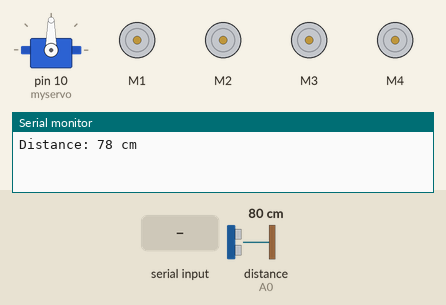
Recording of a sketch running on a simulated Arduino Uno, built with avr-gcc and run on an emulated ATmega328P. Parts: servo, 4 × DC motor (green arrow = forward, orange = backward, longer = faster), the last lines printed to the serial monitor. Wiring (inferred from the names in the program): ultrasonic range finder: trigger A1; echo A0. The inputs (shaded band) are chosen by the test bench; at power-on: distance to the obstacle (sensor on A0) 80 cm. The echo pulse lasts 58.3 µs per cm.

Above: at 3.0 s.
3.1 s: "*turn left#" received over Serial
At 5.7 s:
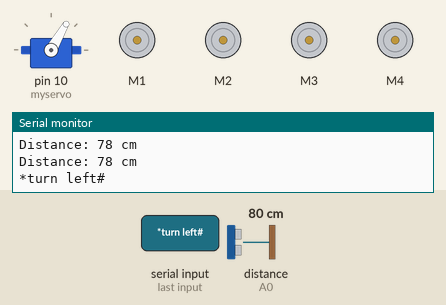
9.5 s: "*move forward#" received over Serial
At 12.7 s:
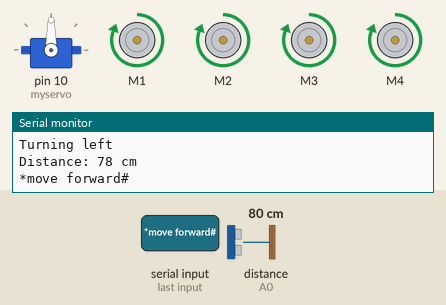
15.0 s: "*move backward#" received over Serial
At 16.8 s:
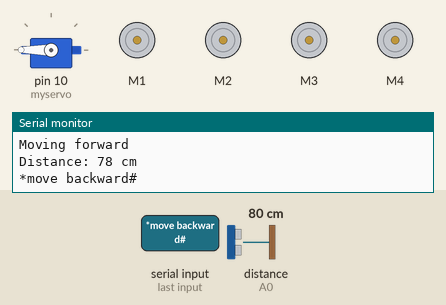
25.5 s: "*turn right#" received over Serial
At 27.5 s:
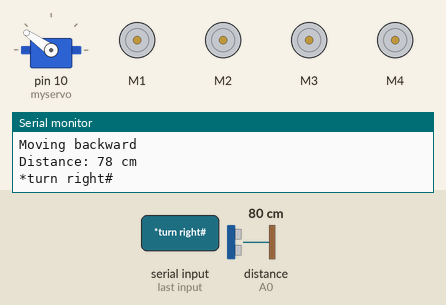
Timing chart, 0 to 32.1 s (numbered marks = the images above; inputs shaded):
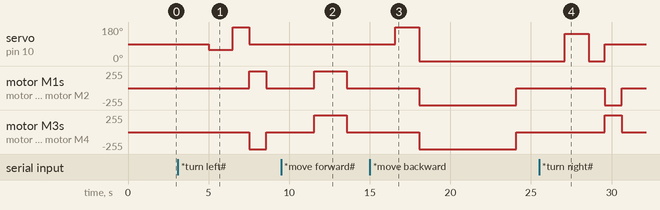

The sketch:

Final_code_decided_copy.ino
```cpp
#include <AFMotor.h>
#include <Servo.h>

#define TRIG_PIN A1
#define ECHO_PIN A0
#define MAX_DISTANCE 100 // Maximum distance (in cm) to detect obstacles
#define STOP_DISTANCE 10 // Distance (in cm) to stop the vehicle

String command;

AF_DCMotor motor1(1, MOTOR12_1KHZ);
AF_DCMotor motor2(2, MOTOR12_1KHZ);
AF_DCMotor motor3(3, MOTOR34_1KHZ);
AF_DCMotor motor4(4, MOTOR34_1KHZ);

Servo myservo;

void setup() {
  Serial.begin(9600);
  myservo.attach(10);
  myservo.write(90);
  pinMode(TRIG_PIN, OUTPUT);
  pinMode(ECHO_PIN, INPUT);
}

void loop() {
  delay(2000);

  // Trigger pulse for ultrasonic sensor
  digitalWrite(TRIG_PIN, LOW);
  delayMicroseconds(10);
  digitalWrite(TRIG_PIN, HIGH);
  delayMicroseconds(10);
  digitalWrite(TRIG_PIN, LOW);

  // Measure the duration of the pulse from the echo pin
  long duration = pulseIn(ECHO_PIN, HIGH);
  // Calculate distance in centimeters
  int distance = duration * 0.034 / 2;

  // Print the distance to the serial monitor
  Serial.print("Distance: ");
  Serial.print(distance);
  Serial.println(" cm");

  // Check for obstacle
  if (distance < STOP_DISTANCE) {
    // If an object is detected within STOP_DISTANCE, stop the motors
    stop();
    Serial.println("Stopped due to obstacle");
  } else {
    // If no obstacle detected, execute command if available
    if (Serial.available()) {
      command = Serial.readString();
      Serial.println(command);

      // Execute command based on received input
      if (command == "*move forward#") {
        forward();
        Serial.println("Moving forward");
      } else if (command == "*move backward#") {
        backward();
        Serial.println("Moving backward");
      } else if (command == "*turn left#") {
        left();
        Serial.println("Turning left");
      } else if (command == "*turn right#") {
        right();
        Serial.println("Turning right");
      } else if (command == "*stop#") {
        stop();
        Serial.println("Stopped");
      }
    }
  }
}

void forward() {

  myservo.write(90);
  // If no obstacle, move forward
  motor1.setSpeed(255);
  motor1.run(FORWARD);
  motor2.setSpeed(255);
  motor2.run(FORWARD);
  motor3.setSpeed(255);
  motor3.run(FORWARD);
  motor4.setSpeed(255);
  motor4.run(FORWARD);

  // Delay to ensure movement
  delay(1000);

  // Check for obstacle again after movement
  long duration = pulseIn(ECHO_PIN, HIGH);
  int distance = duration * 0.034 / 2;
  if (distance < STOP_DISTANCE) {
    stop(); // If an obstacle is detected after movement, stop the motors
    Serial.println("Stopped due to obstacle after forward movement");
  }
}

// Similar modifications for other movement functions (backward, left, right)...
void right() {
  myservo.write(145);
  delay(1500);
  myservo.write(0);
  delay(1000);
  myservo.write(90);
  motor1.setSpeed(255);
  motor1.run(BACKWARD);
  motor2.setSpeed(255);
  motor2.run(BACKWARD);
  motor3.setSpeed(255);
  motor3.run(FORWARD);
  motor4.setSpeed(255);
  motor4.run(FORWARD);
  delay(50);
  long duration = pulseIn(ECHO_PIN, HIGH);
  int distance = duration * 0.034 / 2;
  if (distance < STOP_DISTANCE) {
    stop(); // If an obstacle is detected after movement, stop the motors
    Serial.println("Stopped due to obstacle after forward movement");
  }
}

void left() {
  myservo.write(60);
  delay(1500);
  myservo.write(180);
  delay(1000);
  myservo.write(90);
  motor1.setSpeed(255);
  motor1.run(FORWARD);
  motor2.setSpeed(255);
  motor2.run(FORWARD);
  motor3.setSpeed(255);
  motor3.run(BACKWARD);
  motor4.setSpeed(255);
  motor4.run(BACKWARD);
  delay(50);
  long duration = pulseIn(ECHO_PIN, HIGH);
  int distance = duration * 0.034 / 2;
  if (distance < STOP_DISTANCE) {
    stop(); // If an obstacle is detected after movement, stop the motors
    Serial.println("Stopped due to obstacle after forward movement");
  }
}

void backward() {
  myservo.write(360);
  delay(1500);
  myservo.write(0);
  motor1.setSpeed(255);
  motor1.run(BACKWARD);
  motor2.setSpeed(255);
  motor2.run(BACKWARD);
  motor3.setSpeed(255);
  motor3.run(BACKWARD);
  motor4.setSpeed(255);
  motor4.run(BACKWARD);
  delay(5000);
  long duration = pulseIn(ECHO_PIN, HIGH);
  int distance = duration * 0.034 / 2;
  if (distance < STOP_DISTANCE) {
    stop(); // If an obstacle is detected after movement, stop the motors
    Serial.println("Stopped due to obstacle after forward movement");
  }
}


void stop() {
  motor1.run(RELEASE);
  motor2.run(RELEASE);
  motor3.run(RELEASE);
  motor4.run(RELEASE);
}
```

Measured:
- after the input at 3.1 s, servo on pin 10 (myservo): 90° → 60° after 1.9 s, → 180° 1.5 s later, → 90° 1.0 s later; motor M1, motor M2: stopped → forward 255/255 after 4.4 s, → stopped 1.1 s later; motor M3, motor M4: stopped → backward 255/255 after 4.4 s, → stopped 1.1 s later
- after the input at 9.5 s, motor M1–4: stopped → forward 255/255 after 2.1 s, → stopped 2.0 s later
- after the input at 15.0 s, servo on pin 10 (myservo): 90° → 180° after 1.6 s, → 0° 1.5 s later; motor M1–4: stopped → backward 255/255 after 3.1 s, → stopped 6.0 s later
- after the input at 25.5 s, servo on pin 10 (myservo): 0° → 145° after 1.6 s, → 0° 1.5 s later, → 90° 1.0 s later; motor M1, motor M2: stopped → backward 255/255 after 4.1 s, → stopped 1.1 s later; motor M3, motor M4: stopped → forward 255/255 after 4.1 s, → stopped 1.1 s later
